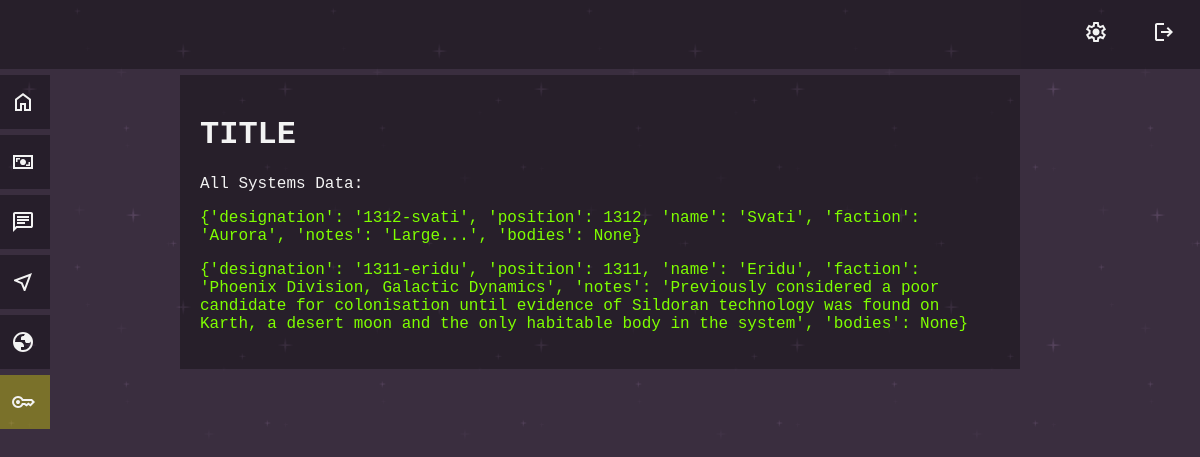
The page /systemtest2 (signed in) on the database its author committed.
### tables this page shows
CREATE TABLE systems (
designation TEXT PRIMARY KEY,
position INT NOT NULL,
name TEXT NOT NULL,
faction TEXT,
notes TEXT,
bodies JSON
);

### app.py (the view)
@app.route("/systemtest2")
@login_required
def systemtest2():
    system_data = db.execute("SELECT * FROM systems")
    return render_template("systemtest2.html", system_data=system_data)

### app.py (called while the page is built)
@app.context_processor
def inject_admin_status():
    admin_status = session.get("admin", 0)
    return dict(admin=admin_status)

@app.after_request
def after_request(response):
    response.headers["Cache-Control"] = "no-cache, no-store, must-revalidate"
    response.headers["Expires"] = 0
    response.headers["Pragma"] = "no-cache"
    return response

### helpers.py (called while the page is built)
def login_required(f):
    @wraps(f)
    def decorated_function(*args, **kwargs):
        if session.get("user_id") is None:
            return redirect("/login")
        return f(*args, **kwargs)
    return decorated_function

### templates/systemtest2.html (shortened to what this page needs)
{% extends "layout.html" %}
{% block main %}
<h1>TITLE</h1>
<p>All Systems Data:</p>
{% for system in system_data: %}
<p style="color: chartreuse;">{{ system }}</p>
{% endfor %}
{% endblock %}

### static/style_default.css (style rules this page uses)
body { font-family: "Courier New", Courier, monospace; }

### static/colour_scheme_purple.css (style rules this page uses)
body { background-color: #392e40; background-image: url("backdrop/darkPurple.png"); background-repeat: repeat; color: #f3f3f3; }

### rows shown on the page
systems: system "{'designation': '1312-svati', 'position': 1312, 'name': 'Svati', 'faction': 'Aurora', 'notes': 'Large...', 'bodies': None}"
systems: system "{'designation': '1311-eridu', 'position': 1311, 'name': 'Eridu', 'faction': 'Phoenix Division, Galactic Dynamics', 'notes': 'Previously considered a poor candidate for colonisation until evidence of Sildoran technology was found on Karth, a desert moon and the only habitable body in the system', 'bodies': None}"
